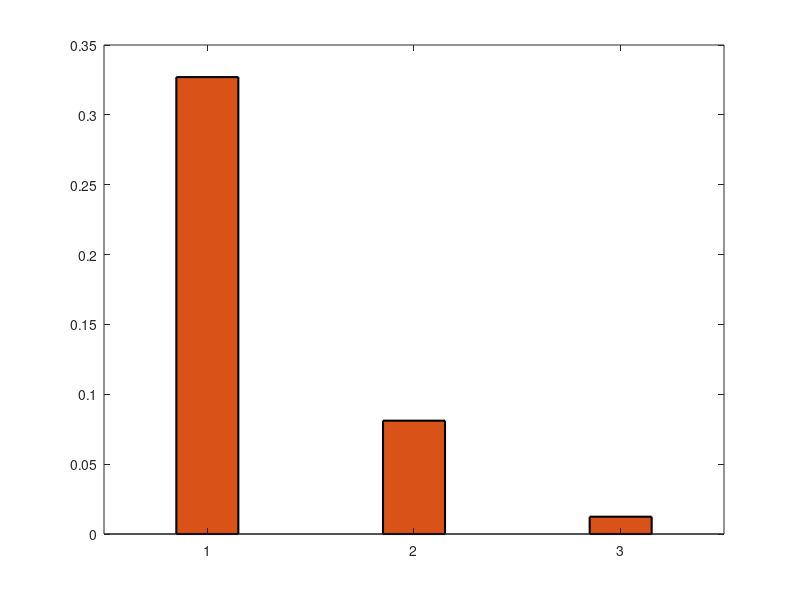

This chart was generated by the following MATLAB code: (Note: this script raises an error after producing the figure.)
clear all
close all
clc 

% solving function f(x)= sin(x)/x^3

% Analytical derivative
% f'(x) = (x^3*(cos(x)) - 3*(sin(x))*x^2)/x^6
x = pi/3;
analytical_derivative = (x^3*(cos(x)) - 3*(sin(x))*x^2)/x^6 ; 


% Numerical derivative
dx = pi/20;

% First order Approximation
% forward differencing = (f(x+dx) - f(x))/dx
first_order_approx = ((sin(x+dx)/(x+dx)^3) - (sin(x)/(x)^3))/dx ;

% Second order Approximation
% central differencing = (f(x+dx) - f(x-dx))/2*dx
second_order_approx = ((sin(x+dx)/(x+dx)^3) - (sin(x-dx)/(x-dx)^3))/(2*dx) ; 

% Fourth order Approximation
% central differencing = (f(x-2*dx) - 8(f(x-dx)) + 8(f(x+dx) - f(x+2*dx))/12*dx
fourth_order_approx = ( (sin(x-(2*dx))/(x-(2*dx))^3) - ((8*sin(x-dx))/(x-dx)^3) + ((8*sin(x+dx))/(x+dx)^3) - ((sin(x+(2*dx))/(x+(2*dx))^3)) )/(12*dx);

% Errors
error_first_order = abs(first_order_approx - analytical_derivative);
error_second_order = abs(second_order_approx - analytical_derivative);
error_fourth_order = abs(fourth_order_approx - analytical_derivative);

% Bar graph plotting
x = [1 2 3];
y = [error_first_order error_second_order error_fourth_order];
bar(x,y,0.3,'FaceColor',[0.8500 0.3250 0.0980],'LineWidth',1.5)
text(1:length(y),y,num2str(y'),'vert','bottom','horiz','center','Fontsize',10,'Fontweight','bold');
xticklabels({'1^{st} Order','2^{nd} Order','4^{th} Order'})


xlabel('Order of Approximation ','Fontsize',15,'Fontweight','bold','color','k');
ylabel('Error of given grid size','Fontsize',15,'Fontweight','bold','color','k');
legend({'Error'},'Fontsize',20,'Location','best');


% Result 
A=['Analytical derivative is ',num2str(analytical_derivative)];
disp(A)
B=['First order approximation gives ',num2str(first_order_approx)];
disp(B)
C=['Second order approximation gives ',num2str(second_order_approx)];
disp(C)
D=['Fourth order approximation gives ',num2str(fourth_order_approx)];
disp(D)

E = ['The first order error is ', num2str(error_first_order)];
disp(E)
F = ['The second order error is ', num2str(error_second_order)];
disp(F)
G = ['The fourth order error is ', num2str(error_fourth_order)];
disp(G)
